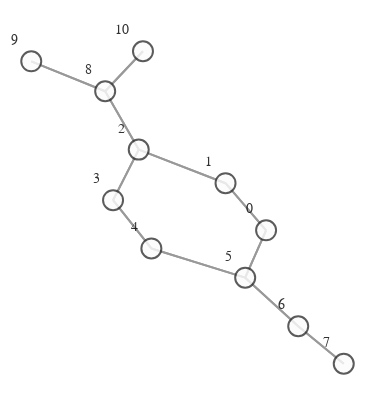

The cell this chart's notebook holds for it:
### Markdown cell above
#  **GRAPH VISUALIZATION EXAMPLE**

### Code cell
import networkx as nx
from visualize import GraphVisualization

def create_graph(graph):
    g = to_networkx(graph)
    pos = nx.spring_layout(g)
    vis = GraphVisualization(
        g,
        pos,
        node_text_position="top left",
        node_size=20,
    )
    fig = vis.create_figure()
    return fig


fig = create_graph(dataset[0])
fig.show()

### Figure 1 — Plotly figure (JSON) as saved in the notebook; plotly's stock layout.template omitted (floating-point values rounded to 4 significant figures)
{"data": [{"hoverinfo": "none", "line": {"color": "#808080", "width": 2}, "mode": "lines", "opacity": 0.8, "type": "scatter", "x": [0.2015, 0.09768, null, 0.2015, 0.148, null, 0.09768, 0.2015, null, 0.09768, -0.1246, null, -0.1246, 0.09768, null, -0.1246, -0.1904, null, -0.1246, -0.2105, null, -0.1904, -0.1246, null, -0.1904, -0.09226, null, -0.09226, -0.1904, null, -0.09226, 0.148, null, 0.148, 0.2015, null, 0.148, -0.09226, null, 0.148, 0.2838, null, 0.2838, 0.148, null, 0.2838, 0.4004, null, 0.4004, 0.2838, null, -0.2105, -0.1246, null, -0.2105, -0.3999, null, -0.2105, -0.1138, null, -0.3999, -0.2105, null, -0.1138, -0.2105, null], "y": [-0.1925, 0.09243, null, -0.1925, -0.4791, null, 0.09243, -0.1925, null, 0.09243, 0.2956, null, 0.2956, 0.09243, null, 0.2956, -0.01051, null, 0.2956, 0.6488, null, -0.01051, 0.2956, null, -0.01051, -0.3025, null, -0.3025, -0.01051, null, -0.3025, -0.4791, null, -0.4791, -0.1925, null, -0.4791, -0.3025, null, -0.4791, -0.773, null, -0.773, -0.4791, null, -0.773, -1, null, -1, -0.773, null, 0.6488, 0.2956, null, 0.6488, 0.8298, null, 0.6488, 0.8909, null, 0.8298, 0.6488, null, 0.8909, 0.6488, null]}, {"hoverinfo": "text", "marker": {"color": "#fcfcfc", "colorbar": {"thickness": 15, "title": {"side": "right", "text": ""}, "xanchor": "left"}, "colorscale": [[0, "rgb(255,255,217)"], [0.125, "rgb(237,248,177)"], [0.25, "rgb(199,233,180)"], [0.375, "rgb(127,205,187)"], [0.5, "rgb(65,182,196)"], [0.625, "rgb(29,145,192)"], [0.75, "rgb(34,94,168)"], [0.875, "rgb(37,52,148)"], [1, "rgb(8,29,88)"]], "line": {"color": "#333333", "width": 2}, "reversescale": false, "showscale": false, "size": 20}, "mode": "markers+text", "opacity": 0.8, "text": ["0", "1", "2", "3", "4", "5", "6", "7", "8", "9", "10"], "textfont": {"color": "#000000", "family": "Arial", "size": 14}, "textposition": "top left", "type": "scatter", "x": [0.2015, 0.09768, -0.1246, -0.1904, -0.09226, 0.148, 0.2838, 0.4004, -0.2105, -0.3999, -0.1138], "y": [-0.1925, 0.09243, 0.2956, -0.01051, -0.3025, -0.4791, -0.773, -1, 0.6488, 0.8298, 0.8909]}], "layout": {"autosize": false, "height": 400, "hovermode": "closest", "margin": {"b": 5, "l": 0, "r": 0, "t": 20}, "paper_bgcolor": "rgba(255,255,255,255)", "plot_bgcolor": "rgba(0,0,0,0)", "scene": {"xaxis": {"autorange": true, "showgrid": false, "showline": false, "showticklabels": false, "ticks": "", "visible": false, "zeroline": false}, "yaxis": {"autorange": true, "showgrid": false, "showline": false, "showticklabels": false, "ticks": "", "visible": false, "zeroline": false}, "zaxis": {"autorange": true, "showgrid": false, "showline": false, "showticklabels": false, "ticks": "", "visible": false, "zeroline": false}}, "showlegend": false, "title": {"font": {"size": 16}, "text": ""}, "width": 375, "xaxis": {"autorange": true, "showgrid": false, "showline": false, "showticklabels": false, "ticks": "", "visible": false, "zeroline": false}, "yaxis": {"autorange": true, "showgrid": false, "showline": false, "showticklabels": false, "ticks": "", "visible": false, "zeroline": false}}}
